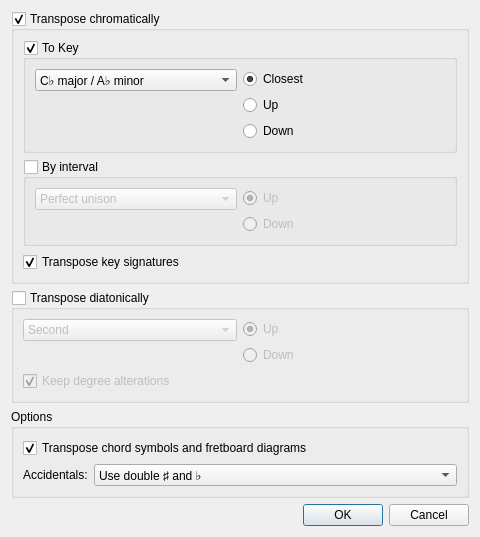
<?xml version="1.0" encoding="UTF-8"?>
<ui version="4.0">
 <class>TransposeDialogBase</class>
 <widget class="QDialog" name="TransposeDialogBase">
  <property name="geometry">
   <rect>
    <x>0</x>
    <y>0</y>
    <width>480</width>
    <height>536</height>
   </rect>
  </property>
  <property name="minimumSize">
   <size>
    <width>480</width>
    <height>0</height>
   </size>
  </property>
  <property name="windowTitle">
   <string>Transpose</string>
  </property>
  <layout class="QVBoxLayout" name="verticalLayout_4">
   <item>
    <widget class="muse::uicomponents::RadioButtonGroupBox" name="chromaticBox">
     <property name="title">
      <string>Transpose chromatically</string>
     </property>
     <property name="checkable">
      <bool>true</bool>
     </property>
     <layout class="QVBoxLayout" name="verticalLayout_3">
      <item>
       <widget class="muse::uicomponents::RadioButtonGroupBox" name="transposeByKey">
        <property name="toolTip">
         <string>Transpose to key (specified at concert pitch)</string>
        </property>
        <property name="title">
         <string>To Key</string>
        </property>
        <property name="checkable">
         <bool>true</bool>
        </property>
        <layout class="QHBoxLayout" name="horizontalLayout">
         <item>
          <layout class="QVBoxLayout" name="verticalLayout_5">
           <item>
            <widget class="QComboBox" name="keyList">
             <property name="currentIndex">
              <number>0</number>
             </property>
             <item>
              <property name="text">
               <string>C♭ major / A♭ minor</string>
              </property>
             </item>
             <item>
              <property name="text">
               <string>G♭ major / E♭ minor</string>
              </property>
             </item>
             <item>
              <property name="text">
               <string>D♭ major / B♭ minor</string>
              </property>
             </item>
             <item>
              <property name="text">
               <string>A♭ major / F minor</string>
              </property>
             </item>
             <item>
              <property name="text">
               <string>E♭ major / C minor</string>
              </property>
             </item>
             <item>
              <property name="text">
               <string>B♭ major / G minor</string>
              </property>
             </item>
             <item>
              <property name="text">
               <string>F major / D minor</string>
              </property>
             </item>
             <item>
              <property name="text">
               <string>C major / A minor</string>
              </property>
             </item>
             <item>
              <property name="text">
               <string>G major / E minor</string>
              </property>
             </item>
             <item>
              <property name="text">
               <string>D major / B minor</string>
              </property>
             </item>
             <item>
              <property name="text">
               <string>A major / F♯ minor</string>
              </property>
             </item>
             <item>
              <property name="text">
               <string>E major / C♯ minor</string>
              </property>
             </item>
             <item>
              <property name="text">
               <string>B major / G♯ minor</string>
              </property>
             </item>
             <item>
              <property name="text">
               <string>F♯ major / D♯ minor</string>
              </property>
             </item>
             <item>
              <property name="text">
               <string>C♯ major / A♯ minor</string>
              </property>
             </item>
            </widget>
           </item>
           <item>
            <spacer name="verticalSpacer">
             <property name="orientation">
              <enum>Qt::Orientation::Vertical</enum>
             </property>
             <property name="sizeHint" stdset="0">
              <size>
               <width>0</width>
               <height>0</height>
              </size>
             </property>
            </spacer>
           </item>
          </layout>
         </item>
         <item>
          <layout class="QVBoxLayout" name="verticalLayout_2">
           <item>
            <widget class="QRadioButton" name="closestKey">
             <property name="accessibleName">
              <string>Closest</string>
             </property>
             <property name="text">
              <string>Closest</string>
             </property>
             <property name="checked">
              <bool>true</bool>
             </property>
            </widget>
           </item>
           <item>
            <widget class="QRadioButton" name="upKey">
             <property name="accessibleName">
              <string>Up</string>
             </property>
             <property name="text">
              <string>Up</string>
             </property>
            </widget>
           </item>
           <item>
            <widget class="QRadioButton" name="downKey">
             <property name="accessibleName">
              <string>Down</string>
             </property>
             <property name="text">
              <string>Down</string>
             </property>
            </widget>
           </item>
          </layout>
         </item>
        </layout>
       </widget>
      </item>
      <item>
       <widget class="muse::uicomponents::RadioButtonGroupBox" name="transposeByInterval">
        <property name="toolTip">
         <string>Transpose by interval</string>
        </property>
        <property name="title">
         <string>By interval</string>
        </property>
        <property name="checkable">
         <bool>true</bool>
        </property>
        <property name="checked">
         <bool>false</bool>
        </property>
        <layout class="QHBoxLayout" name="horizontalLayout_2">
         <item>
          <layout class="QVBoxLayout" name="verticalLayout_6">
           <item>
            <widget class="QComboBox" name="intervalList">
             <property name="accessibleName">
              <string>Interval type</string>
             </property>
             <item>
              <property name="text">
               <string>Perfect unison</string>
              </property>
             </item>
             <item>
              <property name="text">
               <string>Augmented unison</string>
              </property>
             </item>
             <item>
              <property name="text">
               <string>Diminished second</string>
              </property>
             </item>
             <item>
              <property name="text">
               <string>Minor second</string>
              </property>
             </item>
             <item>
              <property name="text">
               <string>Major second</string>
              </property>
             </item>
             <item>
              <property name="text">
               <string>Augmented second</string>
              </property>
             </item>
             <item>
              <property name="text">
               <string>Diminished third</string>
              </property>
             </item>
             <item>
              <property name="text">
               <string>Minor third</string>
              </property>
             </item>
             <item>
              <property name="text">
               <string>Major third</string>
              </property>
             </item>
             <item>
              <property name="text">
               <string>Augmented third</string>
              </property>
             </item>
             <item>
              <property name="text">
               <string>Diminished fourth</string>
              </property>
             </item>
             <item>
              <property name="text">
               <string>Perfect fourth</string>
              </property>
             </item>
             <item>
              <property name="text">
               <string>Augmented fourth</string>
              </property>
             </item>
             <item>
              <property name="text">
               <string>Diminished fifth</string>
              </property>
             </item>
             <item>
              <property name="text">
               <string>Perfect fifth</string>
              </property>
             </item>
             <item>
              <property name="text">
               <string>Augmented fifth</string>
              </property>
             </item>
             <item>
              <property name="text">
               <string>Diminished sixth</string>
              </property>
             </item>
             <item>
              <property name="text">
               <string>Minor sixth</string>
              </property>
             </item>
             <item>
              <property name="text">
               <string>Major sixth</string>
              </property>
             </item>
             <item>
              <property name="text">
               <string>Augmented sixth</string>
              </property>
             </item>
             <item>
              <property name="text">
               <string>Diminished seventh</string>
              </property>
             </item>
             <item>
              <property name="text">
               <string>Minor seventh</string>
              </property>
             </item>
             <item>
              <property name="text">
               <string>Major seventh</string>
              </property>
             </item>
             <item>
              <property name="text">
               <string>Augmented seventh</string>
              </property>
             </item>
             <item>
              <property name="text">
               <string>Diminished octave</string>
              </property>
             </item>
             <item>
              <property name="text">
               <string>Perfect octave</string>
              </property>
             </item>
            </widget>
           </item>
           <item>
            <spacer name="verticalSpacer_2">
             <property name="orientation">
              <enum>Qt::Orientation::Vertical</enum>
             </property>
             <property name="sizeHint" stdset="0">
              <size>
               <width>0</width>
               <height>0</height>
              </size>
             </property>
            </spacer>
           </item>
          </layout>
         </item>
         <item>
          <layout class="QVBoxLayout" name="verticalLayout_7">
           <item>
            <widget class="QRadioButton" name="upInterval">
             <property name="accessibleName">
              <string>Up</string>
             </property>
             <property name="text">
              <string>Up</string>
             </property>
             <property name="checked">
              <bool>true</bool>
             </property>
            </widget>
           </item>
           <item>
            <widget class="QRadioButton" name="downInterval">
             <property name="accessibleName">
              <string>Down</string>
             </property>
             <property name="text">
              <string>Down</string>
             </property>
            </widget>
           </item>
          </layout>
         </item>
        </layout>
       </widget>
      </item>
      <item>
       <widget class="QCheckBox" name="transposeKeys">
        <property name="text">
         <string>Transpose key signatures</string>
        </property>
        <property name="checked">
         <bool>true</bool>
        </property>
       </widget>
      </item>
     </layout>
    </widget>
   </item>
   <item>
    <widget class="muse::uicomponents::RadioButtonGroupBox" name="diatonicBox">
     <property name="title">
      <string>Transpose diatonically</string>
     </property>
     <property name="checkable">
      <bool>true</bool>
     </property>
     <property name="checked">
      <bool>false</bool>
     </property>
     <layout class="QGridLayout" name="gridLayout_3">
      <item row="0" column="0">
       <layout class="QVBoxLayout" name="verticalLayout_9">
        <item>
         <widget class="QComboBox" name="degreeList">
          <property name="accessibleName">
           <string>Degree type</string>
          </property>
          <item>
           <property name="text">
            <string>Second</string>
           </property>
          </item>
          <item>
           <property name="text">
            <string>Third</string>
           </property>
          </item>
          <item>
           <property name="text">
            <string>Fourth</string>
           </property>
          </item>
          <item>
           <property name="text">
            <string>Fifth</string>
           </property>
          </item>
          <item>
           <property name="text">
            <string>Sixth</string>
           </property>
          </item>
          <item>
           <property name="text">
            <string>Seventh</string>
           </property>
          </item>
         </widget>
        </item>
        <item>
         <spacer name="verticalSpacer_3">
          <property name="orientation">
           <enum>Qt::Orientation::Vertical</enum>
          </property>
          <property name="sizeHint" stdset="0">
           <size>
            <width>0</width>
            <height>0</height>
           </size>
          </property>
         </spacer>
        </item>
       </layout>
      </item>
      <item row="0" column="1">
       <layout class="QVBoxLayout" name="verticalLayout_11">
        <item>
         <widget class="QRadioButton" name="upDiatonic">
          <property name="accessibleName">
           <string>Up</string>
          </property>
          <property name="text">
           <string>Up</string>
          </property>
          <property name="checked">
           <bool>true</bool>
          </property>
         </widget>
        </item>
        <item>
         <widget class="QRadioButton" name="downDiatonic">
          <property name="accessibleName">
           <string>Down</string>
          </property>
          <property name="text">
           <string>Down</string>
          </property>
         </widget>
        </item>
       </layout>
      </item>
      <item row="2" column="0" colspan="2">
       <widget class="QCheckBox" name="keepDegreeAlterations">
        <property name="accessibleName">
         <string>Keep degree alterations</string>
        </property>
        <property name="text">
         <string>Keep degree alterations</string>
        </property>
        <property name="checked">
         <bool>true</bool>
        </property>
       </widget>
      </item>
     </layout>
    </widget>
   </item>
   <item>
    <widget class="QGroupBox" name="groupBox_3">
     <property name="title">
      <string>Options</string>
     </property>
     <layout class="QFormLayout" name="formLayout">
      <item row="0" column="0" colspan="2">
       <widget class="QCheckBox" name="transposeChordNames">
        <property name="text">
         <string>Transpose chord symbols and fretboard diagrams</string>
        </property>
        <property name="checked">
         <bool>true</bool>
        </property>
       </widget>
      </item>
      <item row="1" column="0">
       <widget class="QLabel" name="label">
        <property name="text">
         <string>Accidentals:</string>
        </property>
        <property name="buddy">
         <cstring>accidentalOptions</cstring>
        </property>
       </widget>
      </item>
      <item row="1" column="1">
       <widget class="QComboBox" name="accidentalOptions">
        <property name="currentIndex">
         <number>1</number>
        </property>
        <item>
         <property name="text">
          <string>Single ♯ and ♭ only</string>
         </property>
        </item>
        <item>
         <property name="text">
          <string>Use double ♯ and ♭</string>
         </property>
        </item>
       </widget>
      </item>
     </layout>
    </widget>
   </item>
   <item>
    <widget class="QDialogButtonBox" name="buttonBox">
     <property name="orientation">
      <enum>Qt::Orientation::Horizontal</enum>
     </property>
     <property name="standardButtons">
      <set>QDialogButtonBox::StandardButton::Cancel|QDialogButtonBox::StandardButton::Ok</set>
     </property>
    </widget>
   </item>
  </layout>
 </widget>
 <customwidgets>
  <customwidget>
   <class>muse::uicomponents::RadioButtonGroupBox</class>
   <extends>QGroupBox</extends>
   <header>uicomponents/view/widgets/radiobuttongroupbox.h</header>
   <container>1</container>
  </customwidget>
 </customwidgets>
 <tabstops>
  <tabstop>chromaticBox</tabstop>
  <tabstop>transposeByKey</tabstop>
  <tabstop>keyList</tabstop>
  <tabstop>closestKey</tabstop>
  <tabstop>upKey</tabstop>
  <tabstop>downKey</tabstop>
  <tabstop>transposeByInterval</tabstop>
  <tabstop>intervalList</tabstop>
  <tabstop>upInterval</tabstop>
  <tabstop>downInterval</tabstop>
  <tabstop>transposeKeys</tabstop>
  <tabstop>diatonicBox</tabstop>
  <tabstop>degreeList</tabstop>
  <tabstop>upDiatonic</tabstop>
  <tabstop>downDiatonic</tabstop>
  <tabstop>keepDegreeAlterations</tabstop>
  <tabstop>transposeChordNames</tabstop>
  <tabstop>accidentalOptions</tabstop>
 </tabstops>
 <resources/>
 <connections>
  <connection>
   <sender>buttonBox</sender>
   <signal>accepted()</signal>
   <receiver>TransposeDialogBase</receiver>
   <slot>accept()</slot>
   <hints>
    <hint type="sourcelabel">
     <x>398</x>
     <y>531</y>
    </hint>
    <hint type="destinationlabel">
     <x>157</x>
     <y>274</y>
    </hint>
   </hints>
  </connection>
  <connection>
   <sender>buttonBox</sender>
   <signal>rejected()</signal>
   <receiver>TransposeDialogBase</receiver>
   <slot>reject()</slot>
   <hints>
    <hint type="sourcelabel">
     <x>462</x>
     <y>531</y>
    </hint>
    <hint type="destinationlabel">
     <x>286</x>
     <y>274</y>
    </hint>
   </hints>
  </connection>
 </connections>
</ui>
